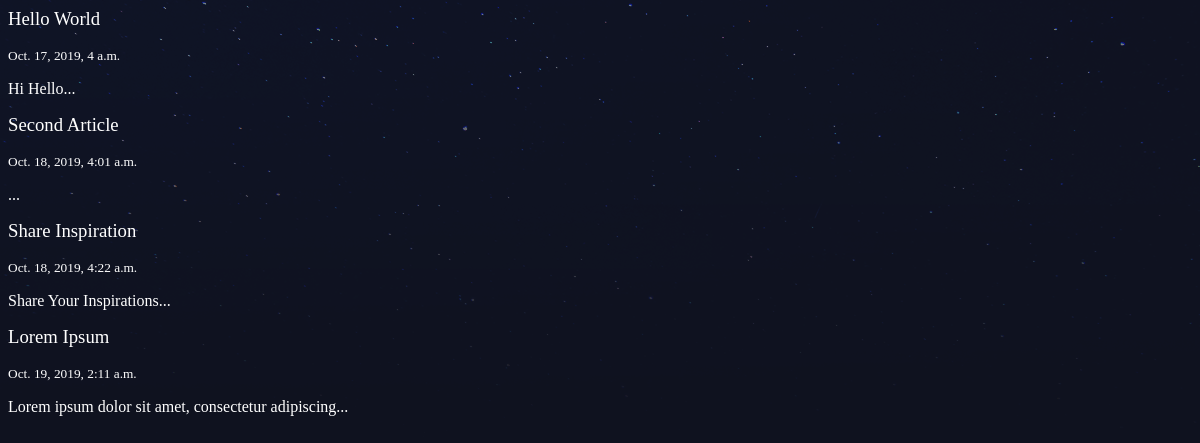
/articles/, run on an earlier commit of the app's database.
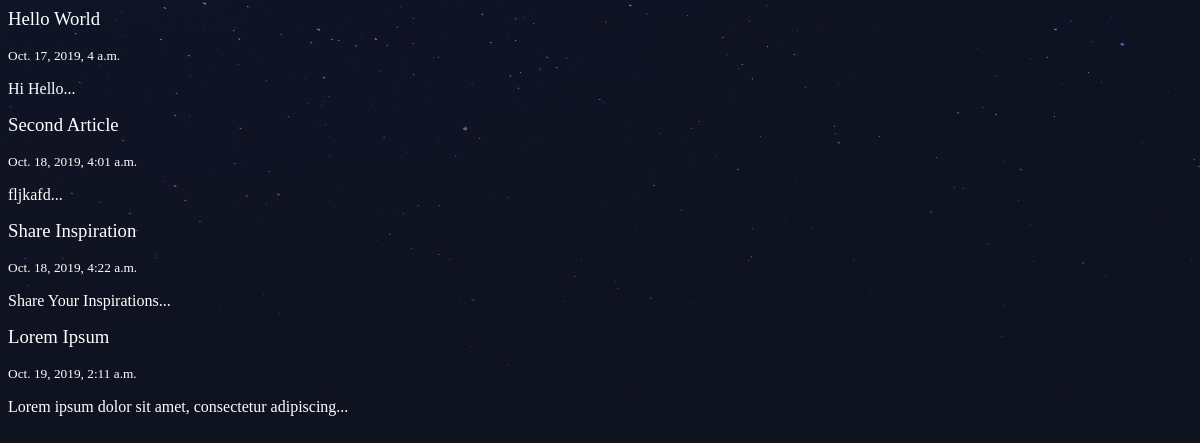
And on a later commit of the database.
### articles/models.py (models this page shows, shortened)
class Article(models.Model):
    title = models.CharField(max_length=100)
    slug = models.SlugField()
    body = models.TextField()
    date = models.DateTimeField(auto_now_add=True)
    thum = models.ImageField(default='default.png', blank=True)
    def snippet(self):
        return self.body[:50] + "..."

### articles/views.py (the view)
# urls.py: path('', views.article_list, name='list'),
def article_list(request):
    articles = Article.objects.all()
    context = {
        'articles': articles
    }
    return render(request, 'articles/article_list.html', context)

### templates/articles/article_list.html
{% extends 'base.html' %}
{% block content %}
    {% for article in articles %}
        <div class="article">
            <h3><a href="{% url 'article:detail' article.slug %}">{{ article.title }}</a></h3>
            <p><small>{{ article.date }}</small></p>
            <p>{{ article.snippet }}</p>
        </div>
    {% endfor %}
{% endblock content  %}

### templates/base.html (shortened to what this page needs)
{% load static %}
<!doctype html>
<html lang="en">
<head>
    <link rel="stylesheet" href="{% static 'style.css' %}">
</head>
<body>
<div class="wrapper">
    {% block content %}
    {% endblock content %}
</div>
</body>
</html>

### static/style.css (style rules this page uses)
body { background-color: #0f121f; background-image: url(stars.png); background-repeat-y: no-repeat; color: #fff; }
body * { font-family: Ubuntu; }
h1, h2, h3, h4, h5 { font-weight: normal; margin: 0; }
a, a:hover, a:visited { color: #fff; text-decoration: none; }

What changed in the data, as far as the page shows it:
changed Article "Second Article": snippet "..." → "fljkafd..."
